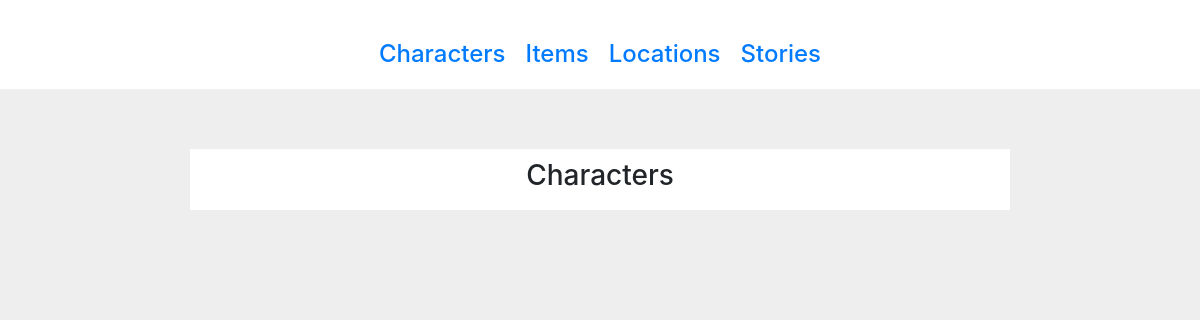
Page /characters/ on the earlier database version.
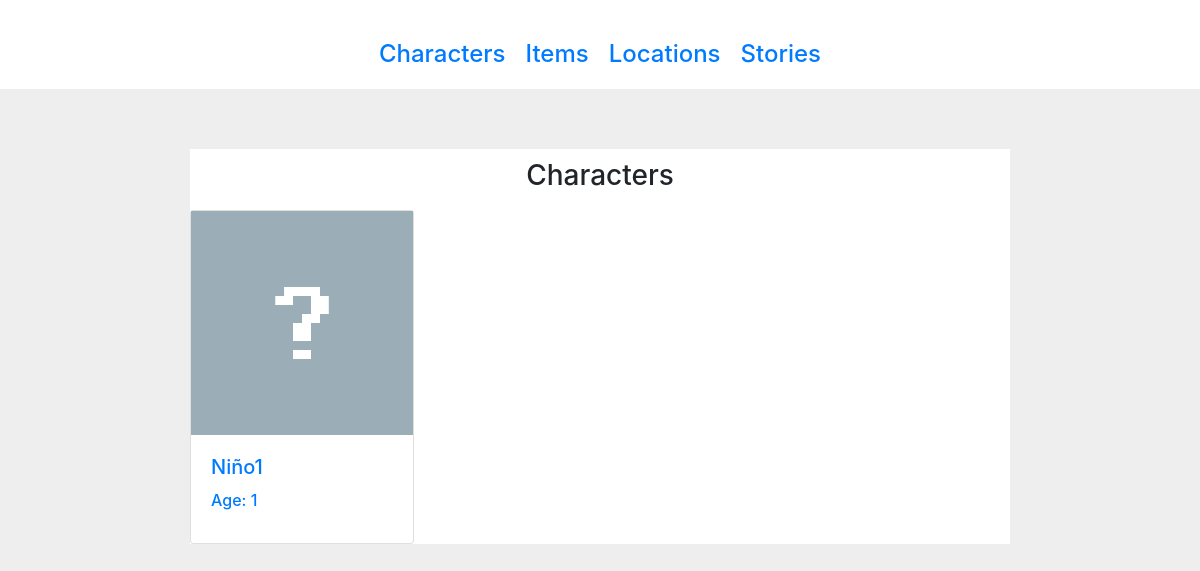
Same page on the later database version.
### Characters/models.py (models this page shows, shortened)
class Character(models.Model):
    name = models.CharField(max_length=50)
    backstory = models.TextField(max_length=10000, default="", blank=True)
    age = models.IntegerField(null=True, blank=True, default=None)
    portrait = models.ImageField(blank=False, default="images/character_portraits/default.png", upload_to='images/character_portraits')
    def get_age(self):
        if self.age == None or self.age == -1:
            return "???"
        elif self.age < -1:
            return "Siempre Existió"
        else:
            return str(self.age)

### Characters/views.py (the view)
# urls.py: path('', IndexView.as_view()),
class IndexView(TemplateView):
    template_name = "character_overview.html"
    def get_context_data(self, **kwargs):
        context = super().get_context_data(**kwargs)
        context["project_name"] = PROJECT_NAME
        context["characters"] = Character.objects.all()
        return context

### Characters/templates/character_overview.html
{% extends "base.html" %}
{% block content %}
    <div style="height: 10px"></div>
    <h3 style="text-align: center">Characters</h3>
    <div style="height: 10px"></div>
    <div class="row">
        {% for character in characters %}
            <a href="{{ character.id }}">
                <div class="card" style="width: 14rem;">
                    <img style="height: 14rem;" src="{{ character.portrait.url }}">
                    <div class="card-body">
                        <h5 class="card-title">{{ character.name }}</h5>
                        <h6 class="card-title">Age: {{ character.get_age }}</h6>
                    </div>
                </div>
            </a>
        {% endfor %}
    </div>
{% endblock %}

### Overview/templates/base.html (shortened to what this page needs)
<!DOCTYPE html>
<html lang="en">
<head>
    <link rel="stylesheet" href="https://stackpath.bootstrapcdn.com/bootstrap/4.3.1/css/bootstrap.min.css"
>
    <link rel="stylesheet" href="https://use.fontawesome.com/releases/v5.8.2/css/all.css"
>
</head>
<body style="background-color: #eeeeee">
<div style="height: 40px; background-color: #ffffff"></div>
<div class="row" style="background-color: #ffffff">
    <div class="col-1"></div>
    <div class="col-10">
        <ul class="nav justify-content-center">
            <li class="nav-item">
                <a href="/characters"><h4 style="margin: 0 10px 0 10px">Characters</h4></a>
            </li>
            <li class="nav-item">
                <a href="/items"><h4 style="margin: 0 10px 0 10px">Items</h4></a>
            </li>
            <li class="nav-item">
                <a href="/locations"><h4 style="margin: 0 10px 0 10px">Locations</h4></a>
            </li>
            <li class="nav-item">
                <a href="/stories"><h4 style="margin: 0 10px 0 10px">Stories</h4></a>
            </li>
        </ul>
    </div>
    <div class="col-1"></div>
</div>
<div style="height: 20px; background-color: #ffffff"></div>
<div style="height: 60px;"></div>
<div class="row">
    <div class="col-2"></div>
    <div class="col-8" style="background-color: #ffffff">
        {% block content %}
        {% endblock %}
    </div>
    <div class="col-2"></div>
</div>
</body>
</html>

Differences in the rows shown:
added Character: portrait (placeholder picture), name "Niño1", get_age "1"
